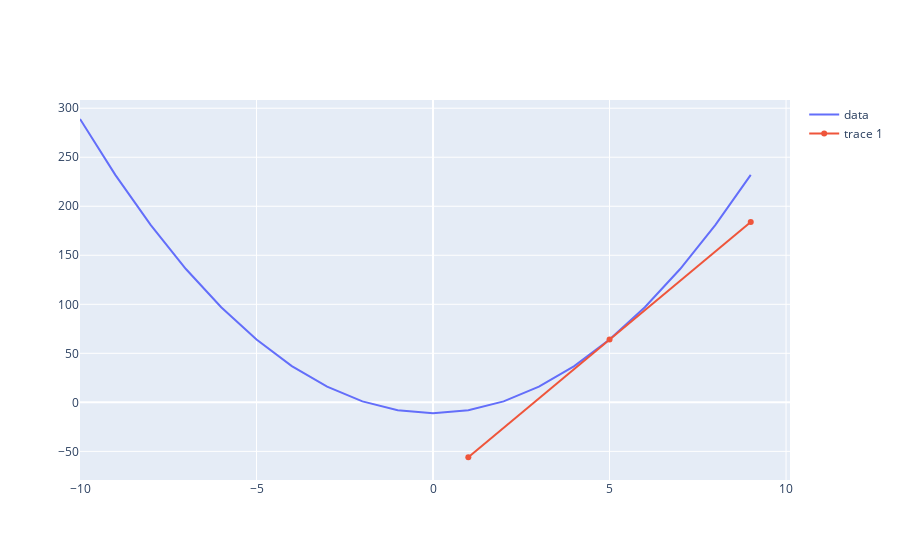

Notebook source saved alongside this figure:
### Code cell
# __SOLUTION__ 
from graph import plot
from plotly.offline import iplot, init_notebook_mode

from calculus import derivative_trace, function_values_trace

init_notebook_mode(connected=True)


tangent_at_five_trace = tangent_line(three_x_squared_minus_eleven, 5, line_length = 4)
three_x_squared_minus_eleven_trace = function_values_trace(three_x_squared_minus_eleven, list(range(-10, 10)))
plot([three_x_squared_minus_eleven_trace, tangent_at_five_trace])

### Figure 1 — Plotly figure (JSON) as saved in the notebook; plotly's stock layout.template omitted (floating-point values rounded to 4 significant figures)
{"data": [{"mode": "lines", "name": "data", "text": [], "type": "scatter", "x": [-10, -9, -8, -7, -6, -5, -4, -3, -2, -1, 0, 1, 2, 3, 4, 5, 6, 7, 8, 9], "y": [289, 232, 181, 136, 97, 64, 37, 16, 1, -8, -11, -8, 1, 16, 37, 64, 97, 136, 181, 232]}, {"type": "scatter", "x": [1, 5, 9], "y": [-56, 64, 184]}], "layout": {}}
